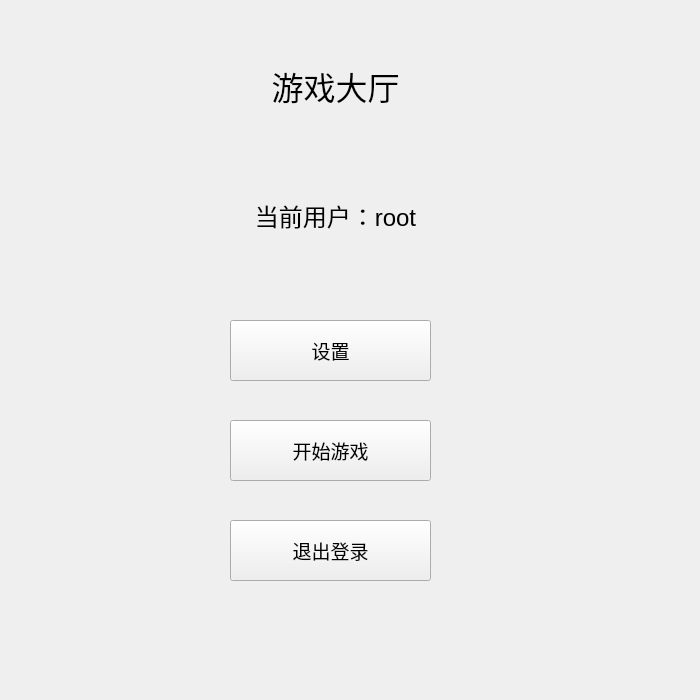
<?xml version="1.0" encoding="UTF-8"?>
<ui version="4.0">
 <class>Gamehall</class>
 <widget class="QWidget" name="Gamehall">
  <property name="geometry">
   <rect>
    <x>0</x>
    <y>0</y>
    <width>700</width>
    <height>700</height>
   </rect>
  </property>
  <property name="minimumSize">
   <size>
    <width>700</width>
    <height>700</height>
   </size>
  </property>
  <property name="maximumSize">
   <size>
    <width>700</width>
    <height>700</height>
   </size>
  </property>
  <property name="windowTitle">
   <string>Form</string>
  </property>
  <widget class="QLabel" name="gamehall_lbl">
   <property name="geometry">
    <rect>
     <x>150</x>
     <y>30</y>
     <width>371</width>
     <height>111</height>
    </rect>
   </property>
   <property name="font">
    <font>
     <pointsize>24</pointsize>
    </font>
   </property>
   <property name="text">
    <string>游戏大厅</string>
   </property>
   <property name="alignment">
    <set>Qt::AlignCenter</set>
   </property>
  </widget>
  <widget class="QPushButton" name="setting_btn">
   <property name="geometry">
    <rect>
     <x>230</x>
     <y>320</y>
     <width>201</width>
     <height>61</height>
    </rect>
   </property>
   <property name="font">
    <font>
     <pointsize>14</pointsize>
    </font>
   </property>
   <property name="text">
    <string>设置</string>
   </property>
  </widget>
  <widget class="QPushButton" name="start_btn">
   <property name="geometry">
    <rect>
     <x>230</x>
     <y>420</y>
     <width>201</width>
     <height>61</height>
    </rect>
   </property>
   <property name="font">
    <font>
     <pointsize>14</pointsize>
    </font>
   </property>
   <property name="text">
    <string>开始游戏</string>
   </property>
  </widget>
  <widget class="QPushButton" name="exit_btn">
   <property name="geometry">
    <rect>
     <x>230</x>
     <y>520</y>
     <width>201</width>
     <height>61</height>
    </rect>
   </property>
   <property name="font">
    <font>
     <pointsize>14</pointsize>
    </font>
   </property>
   <property name="text">
    <string>退出登录</string>
   </property>
  </widget>
  <widget class="QLabel" name="label">
   <property name="geometry">
    <rect>
     <x>130</x>
     <y>160</y>
     <width>411</width>
     <height>111</height>
    </rect>
   </property>
   <property name="font">
    <font>
     <pointsize>18</pointsize>
     <stylestrategy>PreferAntialias</stylestrategy>
    </font>
   </property>
   <property name="text">
    <string>当前用户：root</string>
   </property>
   <property name="alignment">
    <set>Qt::AlignCenter</set>
   </property>
  </widget>
 </widget>
 <resources/>
 <connections/>
</ui>
